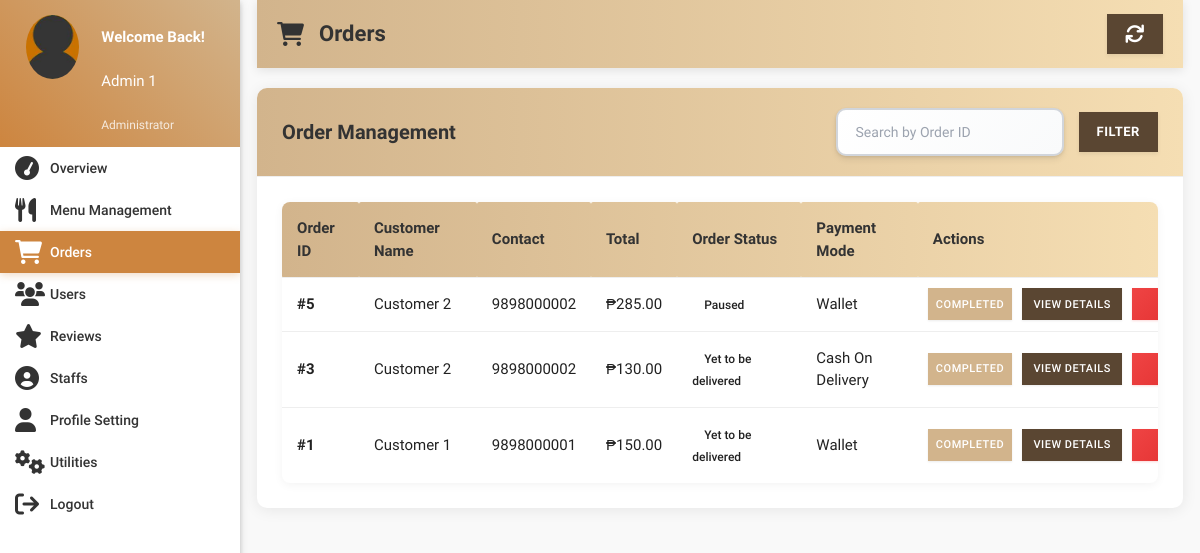
The page /account/all-orders.php (signed in) on the database its author committed.
### tables this page shows
CREATE TABLE `orders` (
  `id` int(11) NOT NULL,
  `customer_id` int(11) NOT NULL,
  `address` varchar(300) NOT NULL,
  `description` varchar(300) NOT NULL,
  `date` datetime NOT NULL DEFAULT CURRENT_TIMESTAMP,
  `payment_type` varchar(16) NOT NULL DEFAULT 'Wallet',
  `total` int(11) NOT NULL,
  `status` varchar(25) NOT NULL DEFAULT 'Yet to be delivered',
  `deleted` tinyint(4) NOT NULL DEFAULT '0'
);

CREATE TABLE `users` (
  `id` int(11) NOT NULL,
  `role` varchar(15) NOT NULL DEFAULT 'Customer',
  `name` varchar(15) NOT NULL,
  `username` varchar(10) NOT NULL,
  `password` varchar(16) NOT NULL,
  `email` varchar(35) NULL,
  `address` varchar(300) NULL,
  `contact` bigint(11) NOT NULL,
  `verified` tinyint(1) NOT NULL DEFAULT '0',
  `deleted` tinyint(4) NOT NULL DEFAULT '0',
  `date` timestamp NOT NULL DEFAULT CURRENT_TIMESTAMP
);

### account/all-orders.php (the view, shortened to what this page needs)
<?php
include 'includes/connect.php';
if(isset($_SESSION['admin_sid']) && $_SESSION['admin_sid']==session_id()) {
    $search = isset($_GET['search']) ? mysqli_real_escape_string($con, $_GET['search']) : '';
    $where = [];
    $where_clause = empty($where) ? '' : 'WHERE '.implode(' AND ', $where);
    $deleted_clause = empty($where) ? "WHERE o.deleted = 0" : "AND o.deleted = 0";
    $orders_result = mysqli_query($con, "
        SELECT o.id, o.date, o.payment_type, o.status, o.total, o.deleted,
               u.name AS customer_name, u.contact
        FROM orders o
        LEFT JOIN users u ON o.customer_id = u.id
        $where_clause
        $deleted_clause
        ORDER BY o.id DESC
    ");
?>
<!DOCTYPE html>
<html lang="en">
<head>
  <link href="css/materialize.min.css" rel="stylesheet">
  <link href="css/style.min.css" rel="stylesheet">
  <link href="css/custom/custom.min.css" rel="stylesheet">
  <link href="css/admin-custom.css" rel="stylesheet">
  <link href="https://cdnjs.cloudflare.com/ajax/libs/font-awesome/6.0.0/css/all.min.css" rel="stylesheet">
</head>
<body>
<div id="main">
<div class="wrapper">
<div class="left-sidebar">
  <div class="scroll-sidebar">
    <?php
    include 'includes/sidebar.php';
    ?>
  </div>
</div>
<section id="content">
<div class="container">
  <div class="page-header">
    <div style="display:flex;align-items:center;justify-content:space-between;">
      <h1 class="page-title"><i class="fa fa-shopping-cart"></i> Orders</h1>
      <button class="btn btn-primary-custom" onclick="location.reload()"><i class="fa fa-refresh"></i></button>
    </div>
  </div>
  <div class="content-card">
    <div class="card-header">
      <div class="row" style="display:flex;align-items:center;">
        <div class="col s12 m6"><h2 class="card-title">Order Management</h2></div>
        <div class="col s12 m6">
          <form method="GET" class="right" style="display:flex;gap:15px;align-items:center;height:48px;">
            <div class="input-field" style="margin:15px 0 0;min-width:220px;">
              <input type="text" name="search" class="form-control-custom" placeholder="Search by Order ID" value="<?php echo htmlspecialchars($search); ?>">
            </div>
            <button type="submit" class="btn btn-primary-custom">Filter</button>
          </form>
        </div>
      </div>
    </div>
    <div class="card-body">
      <div class="table-responsive">
        <table class="table table-custom">
          <thead>
            <tr>
              <th>Order ID</th>
              <th>Customer Name</th>
              <th>Contact</th>
              <th>Total</th>
              <th>Order Status</th>
              <th>Payment Mode</th>
              <th>Actions</th>
            </tr>
          </thead>
          <tbody>
            <?php while ($order = mysqli_fetch_assoc($orders_result)): ?>
            <tr>
              <td><strong>#<?php echo $order['id']; ?></strong></td>
              <td><?php echo htmlspecialchars($order['customer_name'] ?? 'Unknown'); ?></td>
              <td><?php echo htmlspecialchars($order['contact'] ?? '-'); ?></td>
              <td>₱<?php echo number_format($order['total'], 2); ?></td>
              <td>
                <span class="status-badge status-<?php echo strtolower(str_replace(' ', '-', $order['status'])); ?>">
                  <?php echo htmlspecialchars($order['status']); ?>
                </span>
              </td>
              <td><?php echo htmlspecialchars($order['payment_type'] ?? 'Takeaway'); ?></td>
              <td class="actions-cell">
                <div class="button-group">
                  <form method="post" action="routers/edit-orders.php" class="inline-form">
                    <button type="submit" class="btn btn-primary-custom btn-sm" style="background:#D2B48C !important; width:100% !important;">Completed</button>
                  </form>
                  <a class="btn btn-primary-custom btn-sm" href="orders.php?id=<?php echo $order['id']; ?>">View Details</a>
                  <form id="delete-form-<?php echo $order['id']; ?>" method="post" action="routers/cancel-order.php" class="inline-form">
                    <button type="button" class="btn btn-danger-custom btn-sm open-delete-modal" data-form-id="delete-form-<?php echo $order['id']; ?>" data-order-id="#<?php echo $order['id']; ?>">Delete</button>
                  </form>
                </div>
              </td>
            </tr>
            <?php endwhile; ?>
          </tbody>
        </table>
      </div>
    </div>
  </div>
</div>
</section>
</div>
</div>
</body>
</html>
<?php
}
?>

### rows shown on the page
orders: id "5", customer.name "Customer 2", customer.contact "9898000002", total "285.00", status "Paused", payment_type "Wallet"
orders: id "3", customer.name "Customer 2", customer.contact "9898000002", total "130.00", status "Yet to be delivered", payment_type "Cash On Delivery"
orders: id "1", customer.name "Customer 1", customer.contact "9898000001", total "150.00", status "Yet to be delivered", payment_type "Wallet"

### other values the page prints
$name "Admin 1"
$role "Administrator"
